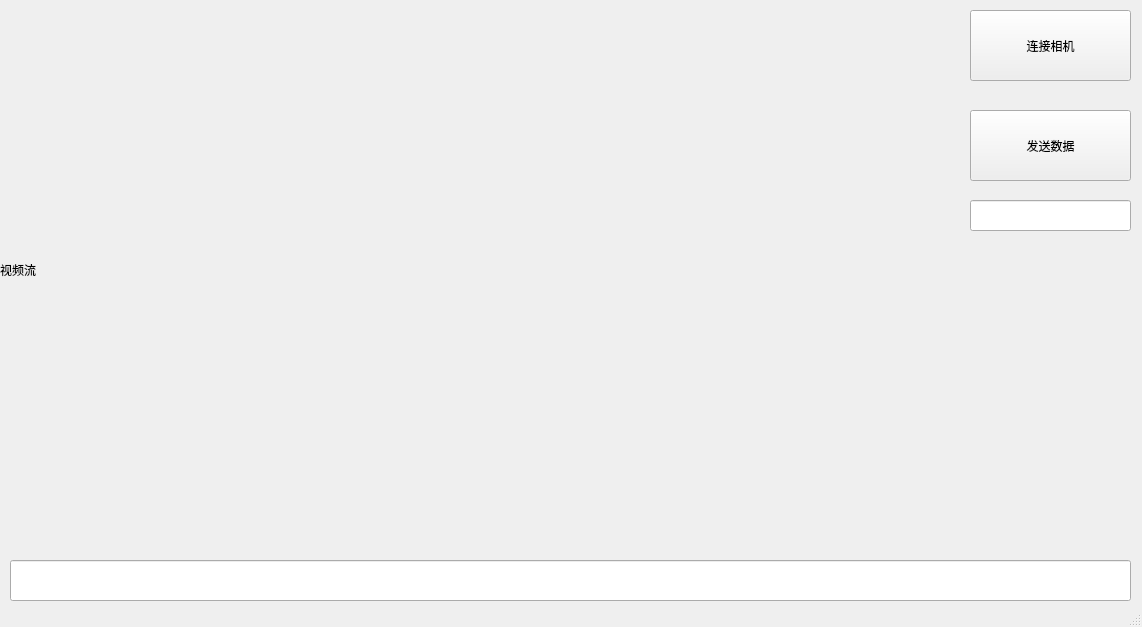
<?xml version="1.0" encoding="UTF-8"?>
<ui version="4.0">
 <class>MainWindow</class>
 <widget class="QMainWindow" name="MainWindow">
  <property name="geometry">
   <rect>
    <x>0</x>
    <y>0</y>
    <width>1142</width>
    <height>627</height>
   </rect>
  </property>
  <property name="windowTitle">
   <string>MainWindow</string>
  </property>
  <widget class="QWidget" name="centralwidget">
   <widget class="QLabel" name="Lbl_Video">
    <property name="geometry">
     <rect>
      <x>0</x>
      <y>0</y>
      <width>960</width>
      <height>540</height>
     </rect>
    </property>
    <property name="text">
     <string>视频流</string>
    </property>
   </widget>
   <widget class="QPushButton" name="Btn_Con">
    <property name="geometry">
     <rect>
      <x>970</x>
      <y>10</y>
      <width>161</width>
      <height>71</height>
     </rect>
    </property>
    <property name="text">
     <string>连接相机</string>
    </property>
   </widget>
   <widget class="QPushButton" name="Btn_Send">
    <property name="geometry">
     <rect>
      <x>970</x>
      <y>110</y>
      <width>161</width>
      <height>71</height>
     </rect>
    </property>
    <property name="text">
     <string>发送数据</string>
    </property>
   </widget>
   <widget class="QLineEdit" name="Txt_Detect">
    <property name="geometry">
     <rect>
      <x>10</x>
      <y>560</y>
      <width>1121</width>
      <height>41</height>
     </rect>
    </property>
   </widget>
   <widget class="QLineEdit" name="Txt_Host">
    <property name="geometry">
     <rect>
      <x>970</x>
      <y>200</y>
      <width>161</width>
      <height>31</height>
     </rect>
    </property>
   </widget>
  </widget>
  <widget class="QStatusBar" name="statusbar"/>
 </widget>
 <resources/>
 <connections/>
</ui>
